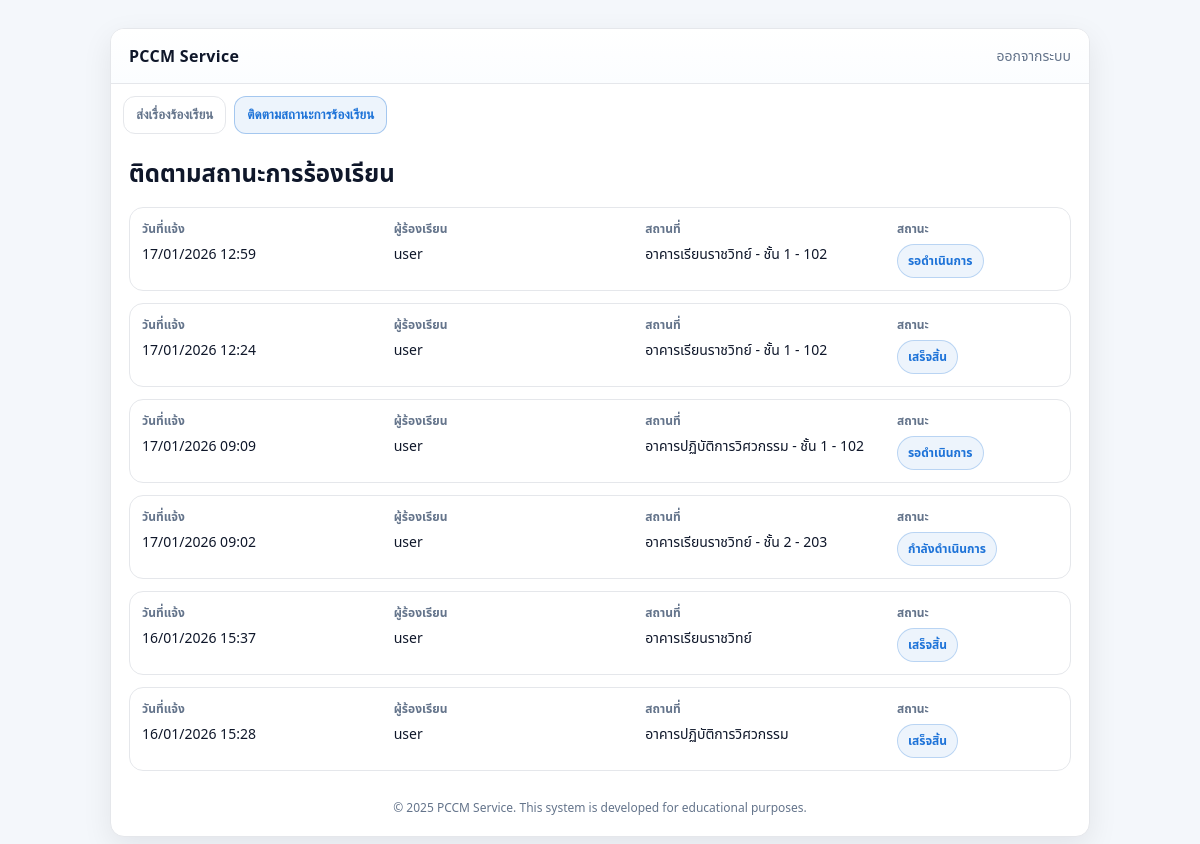
Before: /user/track (signed in) with the older database file.
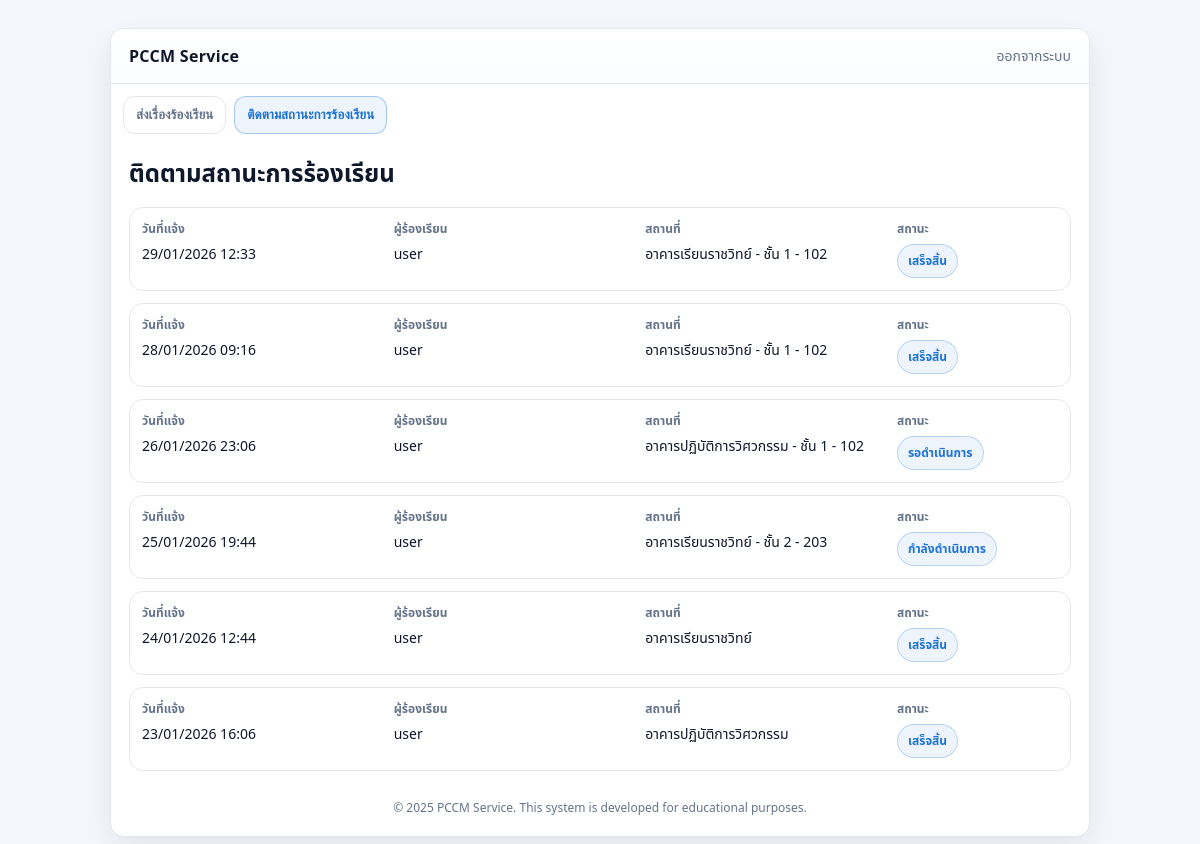
After: the same page with the newer database file.
### tables this page shows
CREATE TABLE complaints (
    id INTEGER PRIMARY KEY AUTOINCREMENT,
    username TEXT,
    location TEXT,
    description TEXT,
    status TEXT,
    created_at REAL
, item_type TEXT, floor TEXT, room TEXT, attachments TEXT, building TEXT, work_attachments TEXT);

### code.py (the view)
@app.get("/user/track", response_class=HTMLResponse)
def user_track_page(request: Request, authorization: str | None = Header(None)):
    user = get_current_user(request, authorization)
    if user.get("role") != "student":
        return _redirect("/admin")
    conn = db()
    rows = conn.execute(
        """
    SELECT id, created_at, location, status
    FROM complaints
    WHERE username = ?
    ORDER BY created_at DESC
    """,
        (user["sub"],),
    ).fetchall()
    complaints = []
    for r in rows:
        d = dict(r)
        d["created_at_fmt"] = fmt_th_date(d.get("created_at"))
        d["username"] = user["sub"]
        complaints.append(d)
    resp = templates.TemplateResponse(
        "user_track.html",
        {"request": request, "username": user["sub"], "complaints": complaints},
    )
    return _no_store(resp)

### templates/user_track.html (shortened to what this page needs)
<!doctype html>
<html lang="th">
  <head>
    <link rel="stylesheet" href="/static/css/web.css" />
  </head>
  <body>
    <div class="app">
      <div class="card">
        <div class="topbar">
          <div class="brand">PCCM Service</div>
          <a class="link" href="/logout">ออกจากระบบ</a>
        </div>
        <div class="tabs">
          <button class="tab" type="button" id="tabSend">
            ส่งเรื่องร้องเรียน
          </button>
          <button class="tab active" type="button" id="tabTrack">
            ติดตามสถานะการร้องเรียน
          </button>
        </div>
        <div class="content">
          <h2 class="title">ติดตามสถานะการร้องเรียน</h2>
          {% if complaints|length == 0 %}
          <div class="empty">ยังไม่มีรายการร้องเรียน</div>
          {% else %}
          <div id="list" class="list">
            {% for c in complaints %}
            <div class="listItem clickable" data-id="{{ c.id }}">
              <div class="row">
                <div class="col">
                  <div class="label">วันที่แจ้ง</div>
                  <div class="value">{{ c.created_at_fmt }}</div>
                </div>
                <div class="col">
                  <div class="label">ผู้ร้องเรียน</div>
                  <div class="value">{{ c.username }}</div>
                </div>
                <div class="col">
                  <div class="label">สถานที่</div>
                  <div class="value">{{ c.location or "-" }}</div>
                </div>
                <div class="col">
                  <div class="label">สถานะ</div>
                  <div class="badge">{{ c.status or "-" }}</div>
                </div>
              </div>
            </div>
            {% endfor %}
          </div>
          {% endif %}
          <div class="footer">
            © 2025 PCCM Service. This system is developed for educational
            purposes.
          </div>
        </div>
      </div>
    </div>
  </body>
</html>

### static/css/web.css (style rules this page uses)
:root { --primary: #1e73d8; --primary-dark: #155bb0; --bg: #f4f7fb; --card: #ffffff; --text: #0f172a; --muted: #64748b; --border: #e5e7eb; --shadow: 0 10px 30px rgba(2, 8, 23, 0.08); --radius: 14px; }
* { box-sizing: border-box; }
body { margin:0; font-family: system-ui, -apple-system, Segoe UI, Roboto, "Noto Sans Thai", sans-serif; background: var(--bg); color: var(--text); }
a { color: var(--primary); text-decoration: none; }
.app { min-height: 100vh; display:flex; align-items:flex-start; justify-content:center; padding: 28px 14px; }
.card { width: 100%; max-width: 920px; background: var(--card); border-radius: var(--radius); box-shadow: var(--shadow); overflow: hidden; border: 1px solid var(--border); }
.topbar { display:flex; justify-content:space-between; align-items:center; padding: 16px 18px; border-bottom: 1px solid var(--border); background: linear-gradient(180deg, #ffffff, #fbfdff); }
.brand { font-weight: 700; letter-spacing: 0.3px; }
.link { font-size: 14px; color: var(--muted); }
.tabs { display:flex; gap: 8px; padding: 12px 12px 0 12px; background: #fff; }
.tab { border: 1px solid var(--border); background: #fff; color: var(--muted); padding: 10px 12px; border-radius: 12px; cursor: pointer; font-weight: 600; }
.tab.active { color: var(--primary); border-color: rgba(30,115,216,.35); background: rgba(30,115,216,.08); }
.content { padding: 18px; }
.title { margin: 4px 0 14px 0; font-size: 24px; }
.footer { margin-top: 18px; font-size: 12px; color: var(--muted); text-align:center; padding: 10px 0 2px 0; }
.list { display:flex; flex-direction:column; gap: 12px; }
.listItem { border: 1px solid var(--border); border-radius: 14px; padding: 12px; background:#fff; }
.row { display:grid; grid-template-columns: 1.2fr 1.2fr 1.2fr 0.8fr; gap: 10px; }
.col .label { font-size: 12px; color: var(--muted); margin-bottom: 6px; font-weight: 700; }
.col .value { font-size: 14px; }
.badge { display:inline-flex; padding: 7px 10px; border-radius: 999px; border: 1px solid rgba(30,115,216,.25); background: rgba(30,115,216,.08); color: var(--primary); font-weight: 800; font-size: 12px; width: fit-content; }
@media (min-width: 768px) { .card { max-width: 920px; } }
@media (min-width: 1024px) { .card { max-width: 980px; } }

### templates/user_track.html (style rules this page uses)
.listItem.clickable { cursor: pointer; }

Changed rows visible on the page:
changed complaints (number 1 of 6 on the later page): created_at_fmt "17/01/2026 12:59" → "29/01/2026 12:33"; status "รอดำเนินการ" → "เสร็จสิ้น"
changed complaints (number 2 of 6 on the later page): created_at_fmt "17/01/2026 12:24" → "28/01/2026 09:16"
changed complaints "อาคารปฏิบัติการวิศวกรรม - ชั้น 1 - 102": created_at_fmt "17/01/2026 09:09" → "26/01/2026 23:06"
changed complaints "อาคารเรียนราชวิทย์ - ชั้น 2 - 203": created_at_fmt "17/01/2026 09:02" → "25/01/2026 19:44"
changed complaints "อาคารเรียนราชวิทย์": created_at_fmt "16/01/2026 15:37" → "24/01/2026 12:44"
changed complaints "อาคารปฏิบัติการวิศวกรรม": created_at_fmt "16/01/2026 15:28" → "23/01/2026 16:06"
